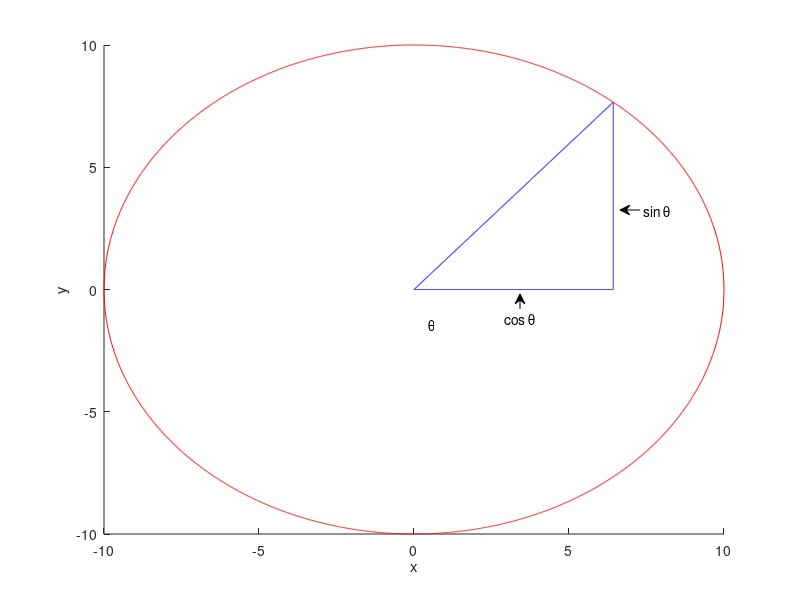

MATLAB code to generate this figure:
% COSE281 ENGINEERING MATHEMATICS 2019 ASSIGNMENT 1 PROBLEM #2
% STUDENT IDs: 2015320143, 2016320128, 2018320250
% 
% This script plots a circle of radius 10 and a right-angle triangle with 
% an angle of 50 degrees.The code also annotates the angle theta and 
% cos & sin theta.


% close all figures, clear the workspace and output window of Matlab.
clear all
close all
clc

% create figure f2 with the Number property set to 2.
f2 = figure(2);

% turn hold on to retain plots so parts can be added incrementally per
% instructions.
hold on

% set the position of f2 as the bottom-left corner and set the width and
% height of the figure to both be 700 pixels.
set(f2, 'Units', 'pixels', 'Position', [0 0 700 700]);

% plot a circle of radius 10 using 2 suitable functions: 
% f(x)_one (firstFunction) , f(x)_two (secondFunction)
% since x^2 + y^2 = 10^2 => y = sqrt(100 - x^2) or y = -sqrt(100 - x^2), 
% f(x)_one (firstFunction) represents the upper half of the circle.
% f(x)_two (secondFunction) represents the lower half of the circle.
% the circle is centered on (0, 0).
% the figure is plotted over the interval -10 <= x <= 10 in steps of 0.01.
x = [-10 : 0.01 : 10];
firstFunction = sqrt(100 - x.^2);
secondFunction = -sqrt(100 - x.^2);
plot(x, firstFunction, 'r', x, secondFunction, 'r');

% plot a line of length 10 in steps of 0.01 from the origin at an angle of
% 50 degrees with the x-axis using variables base and hypot (short for
% hypotenuse), the vectors representing the x-axis and y-axis values of the
% line respectively.
% the base is the scalar projection of the hypotenuse onto the x-axis,
% hence it can be found using 10 * cosd(50).
base = [0 : 0.01 : 10 * cosd(50)];
hypot = tand(50) .* base;
plot(base, hypot, 'b');

% complete the right-angled triangle from this line: 
% plot the base of the right-angled triangle.
plot(base, zeros(size(base)), 'b');

% plot the height of the right-angled triangle.
% declare height, the y-axis values of the points used to represent the
% height of the right-angled triangle.
% the x-axis value for the points used to represent the height of the
% right-angled triangle can be found by taking the magnitude of the scalar
% projection of the hypotenuse onto the base, which is 10 * cosd(50).
height = [0 : 0.01 : 10 * sind(50)];
plot(10 * cosd(50) * ones(size(height)), height, 'b');

% add labels x and y to the x-axis and the y-axis respectively.
xlabel('x');
ylabel('y');

% show \theta as required.
anno_theta = {[10.7/20 9/20 0.1 0.1], 'String', '\theta', 'EdgeColor', 'none'};
annotation('textbox', anno_theta{:});


% show annotations of cos(theta) and sin(theta) as required.
anno_cos = {[13/20 13/20],  [9.7/20 10.2/20], 'String', 'cos \theta', 'LineWidth', 0.3, 'HeadWidth', 5, 'HeadLength', 5};
annotation('textarrow', anno_cos{:});

anno_sin = {[16/20 15.5/20],  [13/20 13/20], 'String', 'sin \theta', 'LineWidth', 0.3, 'HeadWidth', 5, 'HeadLength', 5};
annotation('textarrow', anno_sin{:});

% save figure to a JPG file named circle.jpg.
saveas(f2, 'circle.jpg');